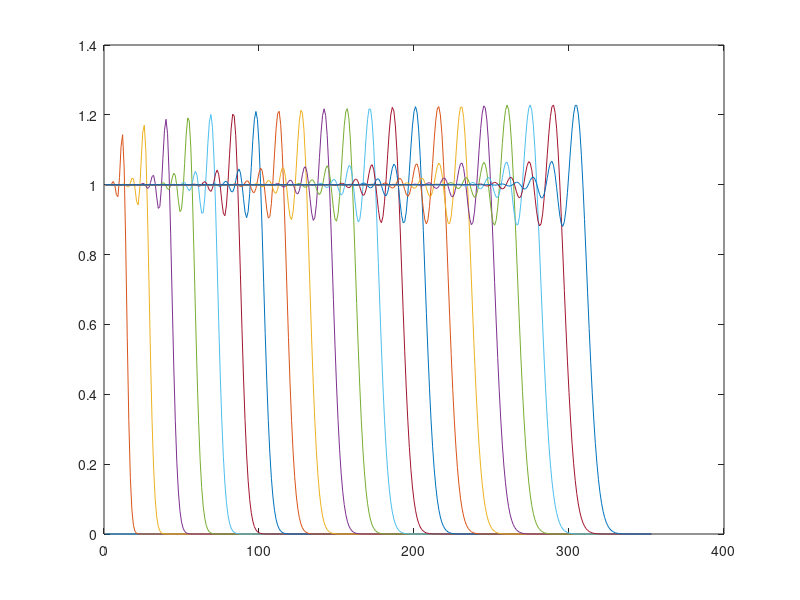

This chart was generated by the following MATLAB code:
clear

  %  scheme = 'FTBS'
     scheme = 'Lax-Wendrof'
  %   scheme = 'Wendrof'
%% Problem 1
r = .5;
h = 1/160;
k = r*h;
x = 0:h:2.2;
t = 0:k:2;
%%Boundary
g = 1;
f = 0 ;
%%Exact 
[X,T]=meshgrid(x,t);
exact = X<T;
exact = exact';
%% Problem 2 
% k = 1/400;
% h = 1/200;
% r = k/h;
% x = 0:h:2.2;
% t = 0:k:2;
% %%Boundary
% g = 1;
% f = exp(-64*(x-.5).^2).*sin(32*pi*x); 

%% System and BC setup
nx = length(x);
nt = length(t);
u = zeros(nx,nt);
u(1,2:end)=g;
u(:,1) = f';
%% FTBS

switch scheme
    case 'FTBS'
        e = ones(nx-1,1);
        A = spdiags([r*e (1-r)*e 0*e], -1:1, nx-1, nx-1);
        A(end,end-1) = 2;
        A(end,end-2) = -1;
        bound = zeros(nx-1,1);
        
        for i=1:nt-1
           bound(1) = r*u(1,i);
           u(2:end,i+1) = A*u(2:end,i) + bound;
        end
        
    case 'Lax-Wendrof'
        
        for j=1:nt-1
            for i=2:nx-1
                u(i,j+1) = u(i,j) - r/2*(u(i+1,j)-u(i-1,j))+...
                            r^2/2*(u(i+1,j)-2*u(i,j)+u(i-1,j));
            end
        end
        
    case 'Wendrof'
        for j=1:nt-1
            for i=2:nx-1
                u(i,j+1) = u(i-1,j) - (1-r)/(1+r)*(u(i-1,j+1) - u(i,j));                
            end
        end
        
end
% norm(u-exact)
for i=1:30:nt
plot(u(:,i))
hold on
pause(0.1)
end


        